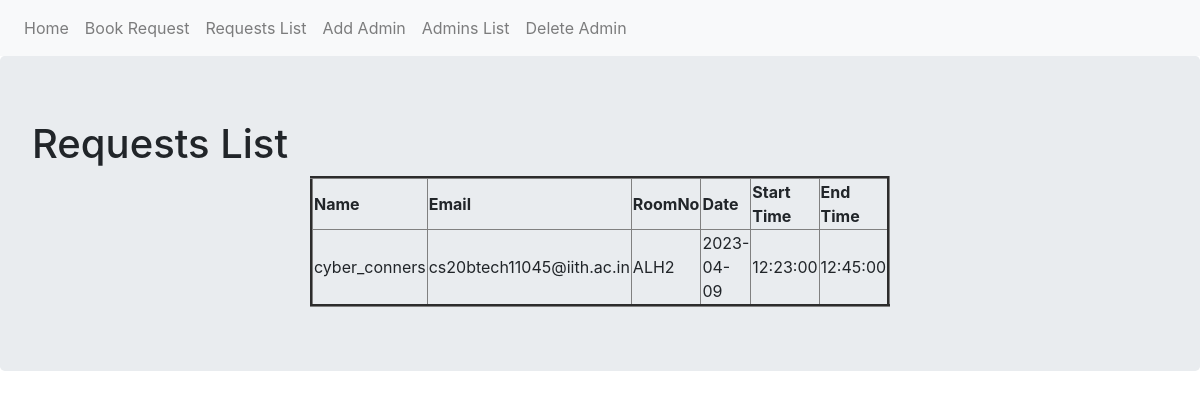
Page /requests_list on the committed database.
### base.py (models this page shows, shortened)
class BookingRequest(db.Model):
    __tablename__ = 'Requests'
    id = db.Column(db.Integer, primary_key = True)
    name = db.Column(db.String(80), nullable=False)
    email = db.Column(db.String(80), nullable=False)
    room = db.Column(db.String(80), nullable=False)
    date = db.Column(db.String(20), nullable=False)
    start_time = db.Column(db.String(20), nullable=False)
    end_time = db.Column(db.String(20), nullable=False)

### base.py (the view)
@app.route('/requests_list')
def requests_list():
    requests = BookingRequest.query.all()
    return render_template('request_list.html', requests=requests)

### templates/request_list.html
{% extends "base.html" %}
{% block content %}
<div class="jumbotron">
  <h1>Requests List</h1>
  <table border="3" height="50%" width="50%" align="center"
  style="border-spacing: 10px 0;">
    <thead>
      <tr>
        <th>Name</th>
        <th>Email</th>
        <th>RoomNo</th>
        <th>Date</th>
        <th>Start Time</th>
        <th>End Time</th>
      </tr>
    </thead>
    <tbody>
      {% for i in requests %}
      <tr>
        <td>{{ i.name }}</td>
        <td>{{ i.email }}</td>
        <td>{{ i.room }}</td>
        <td>{{ i.date }}</td>
        <td>{{ i.start_time }}</td>
        <td>{{ i.end_time }}</td>
      </tr>
      {% endfor %}
    </tbody>
  </table>
</div>
{% endblock %}

### rows in the picture
BookingRequest: name "cyber_conners", email "cs20btech11045@iith.ac.in", room "ALH2", date "2023-04-09", start_time "12:23:00", end_time "12:45:00"
